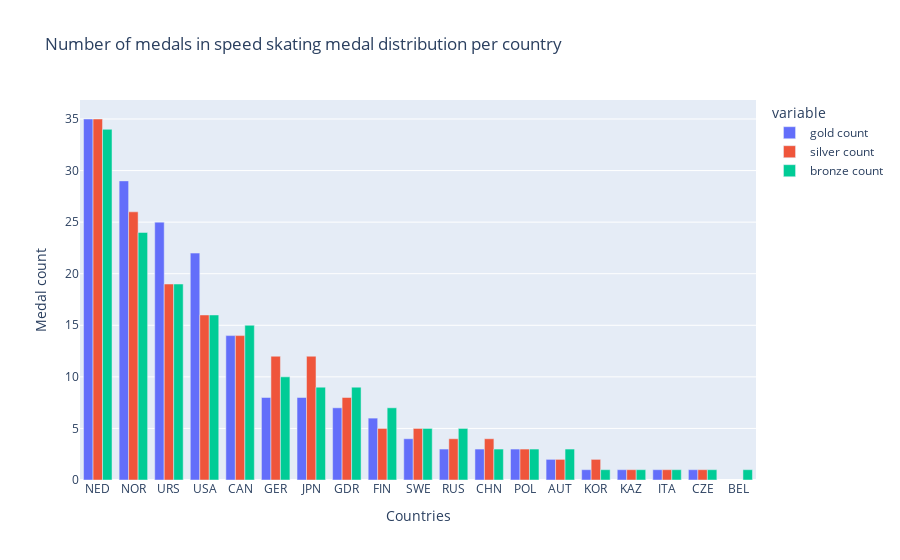

Notebook cell for this chart:
### Code cell
speed_skating_data = athlete_data[athlete_data["Sport"].isin(["Speed Skating"])].reset_index(drop=True)
gold_dist_speed_skating = speed_skating_data[speed_skating_data["Medal"].isin(["Gold"])]
silver_dist_speed_skating = speed_skating_data[speed_skating_data["Medal"].isin(["Silver"])]
bronze_dist_speed_skating = speed_skating_data[speed_skating_data["Medal"].isin(["Bronze"])]
gold_dist_speed_skating = gold_dist_speed_skating["NOC"].value_counts().reset_index().rename({"NOC": "gold count", "index": "NOC1"}, axis="columns")
silver_dist_speed_skating = silver_dist_speed_skating["NOC"].value_counts().reset_index().rename({"NOC": "silver count", "index": "NOC2"}, axis="columns")
bronze_dist_speed_skating = bronze_dist_speed_skating["NOC"].value_counts().reset_index().rename({"NOC": "bronze count", "index": "NOC3"}, axis="columns")
speed_skating_medal_dist = gold_dist_speed_skating
speed_skating_medal_dist = pd.concat([gold_dist_speed_skating, silver_dist_speed_skating, bronze_dist_speed_skating], axis=1, join="outer")
speed_skating_medal_dist
speed_skating_medal_dist = speed_skating_medal_dist.drop(["NOC1", "NOC2"], axis="columns")
fig = px.bar(speed_skating_medal_dist, x="NOC3", y=["gold count", "silver count", "bronze count"], title="Number of medals in speed skating medal distribution per country",
            labels={"value": "Medal count", "NOC3": "Countries"})
fig.update_layout(barmode="group")
fig.show()

### Figure 1 — Plotly figure (JSON) as saved in the notebook; plotly's stock layout.template omitted (floating-point values rounded to 4 significant figures)
{"data": [{"alignmentgroup": "True", "hovertemplate": "variable=gold count<br>Countries=%{x}<br>Medal count=%{y}<extra></extra>", "legendgroup": "gold count", "marker": {"color": "#636efa", "pattern": {"shape": ""}}, "name": "gold count", "offsetgroup": "gold count", "orientation": "v", "showlegend": true, "textposition": "auto", "type": "bar", "x": ["NED", "NOR", "URS", "USA", "CAN", "GER", "JPN", "GDR", "FIN", "SWE", "RUS", "CHN", "POL", "AUT", "KOR", "KAZ", "ITA", "CZE", "BEL"], "xaxis": "x", "y": [35, 29, 25, 22, 14, 8, 8, 7, 6, 4, 3, 3, 3, 2, 1, 1, 1, 1, null], "yaxis": "y"}, {"alignmentgroup": "True", "hovertemplate": "variable=silver count<br>Countries=%{x}<br>Medal count=%{y}<extra></extra>", "legendgroup": "silver count", "marker": {"color": "#EF553B", "pattern": {"shape": ""}}, "name": "silver count", "offsetgroup": "silver count", "orientation": "v", "showlegend": true, "textposition": "auto", "type": "bar", "x": ["NED", "NOR", "URS", "USA", "CAN", "GER", "JPN", "GDR", "FIN", "SWE", "RUS", "CHN", "POL", "AUT", "KOR", "KAZ", "ITA", "CZE", "BEL"], "xaxis": "x", "y": [35, 26, 19, 16, 14, 12, 12, 8, 5, 5, 4, 4, 3, 2, 2, 1, 1, 1, null], "yaxis": "y"}, {"alignmentgroup": "True", "hovertemplate": "variable=bronze count<br>Countries=%{x}<br>Medal count=%{y}<extra></extra>", "legendgroup": "bronze count", "marker": {"color": "#00cc96", "pattern": {"shape": ""}}, "name": "bronze count", "offsetgroup": "bronze count", "orientation": "v", "showlegend": true, "textposition": "auto", "type": "bar", "x": ["NED", "NOR", "URS", "USA", "CAN", "GER", "JPN", "GDR", "FIN", "SWE", "RUS", "CHN", "POL", "AUT", "KOR", "KAZ", "ITA", "CZE", "BEL"], "xaxis": "x", "y": [34, 24, 19, 16, 15, 10, 9, 9, 7, 5, 5, 3, 3, 3, 1, 1, 1, 1, 1], "yaxis": "y"}], "layout": {"barmode": "group", "legend": {"title": {"text": "variable"}, "tracegroupgap": 0}, "title": {"text": "Number of medals in speed skating medal distribution per country"}, "xaxis": {"anchor": "y", "domain": [0, 1], "title": {"text": "Countries"}}, "yaxis": {"anchor": "x", "domain": [0, 1], "title": {"text": "Medal count"}}}}
